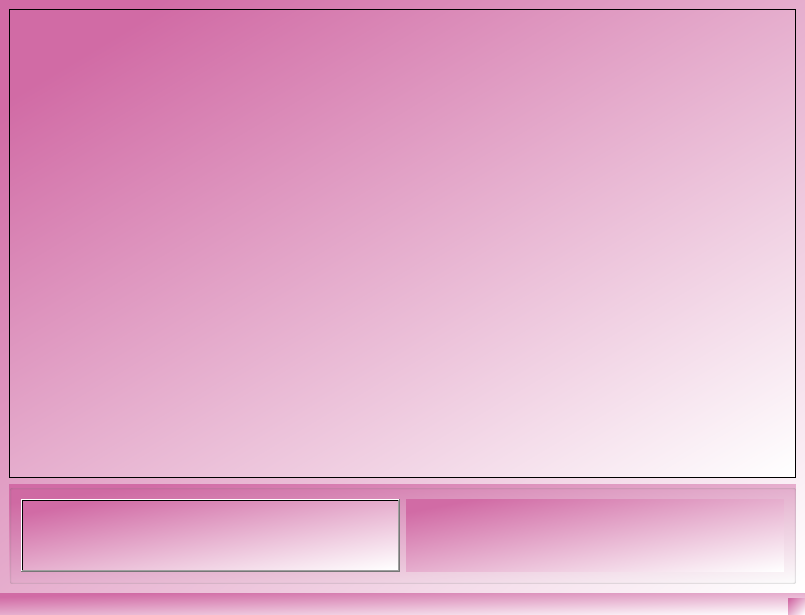
<?xml version="1.0" encoding="UTF-8"?>
<ui version="4.0">
 <class>MainWindow</class>
 <widget class="QMainWindow" name="MainWindow">
  <property name="geometry">
   <rect>
    <x>0</x>
    <y>0</y>
    <width>805</width>
    <height>615</height>
   </rect>
  </property>
  <property name="sizePolicy">
   <sizepolicy hsizetype="Preferred" vsizetype="MinimumExpanding">
    <horstretch>0</horstretch>
    <verstretch>0</verstretch>
   </sizepolicy>
  </property>
  <property name="windowTitle">
   <string>Demo</string>
  </property>
  <property name="styleSheet">
   <string notr="true">background-color: qlineargradient(spread:pad, x1:0.091, y1:0.101636, x2:0.991379, y2:0.997, stop:0 rgba(209, 107, 165, 255), stop:1 rgba(255, 255, 255, 255));</string>
  </property>
  <widget class="QWidget" name="centralwidget">
   <layout class="QGridLayout" name="gridLayout">
    <item row="2" column="0" colspan="2">
     <widget class="QLabel" name="imgScreen">
      <property name="sizePolicy">
       <sizepolicy hsizetype="Expanding" vsizetype="Expanding">
        <horstretch>0</horstretch>
        <verstretch>0</verstretch>
       </sizepolicy>
      </property>
      <property name="frameShape">
       <enum>QFrame::Panel</enum>
      </property>
      <property name="text">
       <string/>
      </property>
      <property name="alignment">
       <set>Qt::AlignCenter</set>
      </property>
     </widget>
    </item>
    <item row="4" column="0" colspan="2">
     <widget class="QGroupBox" name="groupBox">
      <property name="minimumSize">
       <size>
        <width>100</width>
        <height>100</height>
       </size>
      </property>
      <property name="font">
       <font>
        <family>Tahoma</family>
        <pointsize>14</pointsize>
       </font>
      </property>
      <property name="title">
       <string/>
      </property>
      <property name="flat">
       <bool>true</bool>
      </property>
      <property name="checkable">
       <bool>false</bool>
      </property>
      <layout class="QGridLayout" name="gridLayout_3">
       <item row="0" column="0">
        <layout class="QGridLayout" name="gridLayout_2">
         <item row="0" column="0">
          <widget class="QPushButton" name="openBtn">
           <property name="sizePolicy">
            <sizepolicy hsizetype="Preferred" vsizetype="Preferred">
             <horstretch>0</horstretch>
             <verstretch>0</verstretch>
            </sizepolicy>
           </property>
           <property name="autoFillBackground">
            <bool>false</bool>
           </property>
           <property name="styleSheet">
            <string notr="true"/>
           </property>
           <property name="text">
            <string/>
           </property>
          </widget>
         </item>
        </layout>
       </item>
       <item row="0" column="1">
        <widget class="QLabel" name="lblResult">
         <property name="text">
          <string/>
         </property>
        </widget>
       </item>
      </layout>
     </widget>
    </item>
   </layout>
  </widget>
  <widget class="QMenuBar" name="menubar">
   <property name="geometry">
    <rect>
     <x>0</x>
     <y>0</y>
     <width>805</width>
     <height>26</height>
    </rect>
   </property>
  </widget>
  <widget class="QStatusBar" name="statusbar"/>
 </widget>
 <resources/>
 <connections/>
</ui>
